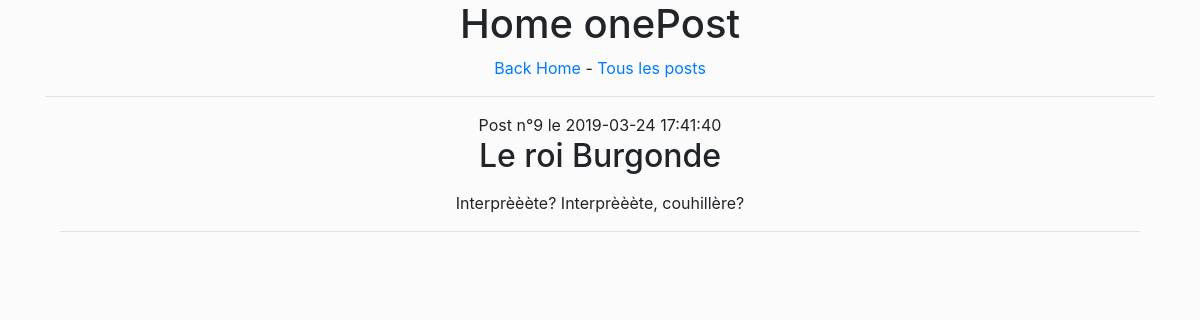
The page /blogFromScratch/index.php?route=onePost&id=9 on the database its author committed.
### tables this page shows
CREATE TABLE IF NOT EXISTS `posts` (
  `id` int(11) NOT NULL AUTO_INCREMENT,
  `title` varchar(255) NOT NULL,
  `post` text NOT NULL,
  `create_date` datetime NOT NULL DEFAULT CURRENT_TIMESTAMP,
  PRIMARY KEY (`id`)
);

### blogFromScratch/Controller/MainController.php (called while the page is built, shortened)
<?php
class MainController{
  private $modelObject;
  public function __construct(){
    $this->bddObject = new BDDConnect();
    $this->modelObject = new Model( $this->bddObject->getConnect());
  }
public function showOnePost($id){
  $onePost = $this->modelObject->getOnePostWithID($id);
  include('Views/onePost.php');
}
}

### blogFromScratch/index.php (called while the page is built, shortened)
<?php
	require('Controller/BDDConnect.php');
	require('Controller/MainController.php');
	require('Controller/model.php');
	$myRouter = new Router();
	$myRouter->checkRoute();
 ?>

### blogFromScratch/Controller/BDDConnect.php (called while the page is built, shortened)
<?php
class BDDconnect
{
    private $BDDName = 'posts';
  private $IdMyAdmin = 'root';
  private $PwdMyAdmin = 'FUdYla3dPuA8u2qh';
  private $db;
	public function getConnect()
	{
		return $this->db;
	}
	private function BDDConnect()
	{
		try
		{
			$this->db = new PDO('mysql:host=localhost;dbname='.$this->BDDName.';charset=utf8', $this->IdMyAdmin , $this->PwdMyAdmin);
		}
		catch (PDOException $e)
		{
			echo 'Connexion échouée : ' . $e->getMessage();
		}
	}
}

### blogFromScratch/Controller/model.php (called while the page is built, shortened)
<?php
class Model{
  private $dbConnect;
  public function __construct($dbConnect){
    $this->dbConnect = $dbConnect;
  }
  public function getOnePostWithID($id){
    $sql = 'SELECT * FROM posts WHERE id = :ID';
    $req = $this->dbConnect->prepare($sql);
    $req-> execute(array('ID' => $id));
    if($req->rowCount() == 1){
      $result = $req->fetchAll(PDO::FETCH_OBJ);
      return $result;
    }else {
      header('location: ?route= ');
    }
  }
}

### blogFromScratch/Views/onePost.php (the view, shortened to what this page needs)
<!DOCTYPE html>
<html lang="fr" dir="ltr">
<head>
  <link rel="stylesheet" href="https://maxcdn.bootstrapcdn.com/bootstrap/4.0.0/css/bootstrap.min.css">
    <link rel="stylesheet" href="css/style.css">
</head>
<body>
  <div class="container">
    <div class="row text-center">
      <div class="col-lg-12">
        <h1>Home onePost</h1>
        <a href="?route=home">Back Home</a>
         - <a href="?route=allposts">Tous les posts</a>
        <hr>
        <?php
        for ($i=0; $i< count($onePost); $i++){
          echo '<div class="col-lg-12 text-center align-items-center justify-content-center">Post n°'.$onePost[$i]->id;
          echo ' le '.$onePost[$i]->create_date;
          echo '<h2>'.$onePost[$i]->title.'</h2>';
          echo '<p>'.$onePost[$i]->post.'</p>';
          echo '<hr></div>';
        }
        ?>
    </div>
  </div>
</body>
</html>

### blogFromScratch/css/style.css (style rules this page uses)
body { background-color: rgba(216, 216, 216, 0.09); }

### rows shown on the page
posts: id "9", create_date "2019-03-24 17:41:40", title "Le roi Burgonde", post "Interprèèète? Interprèèète, couhillère?"
